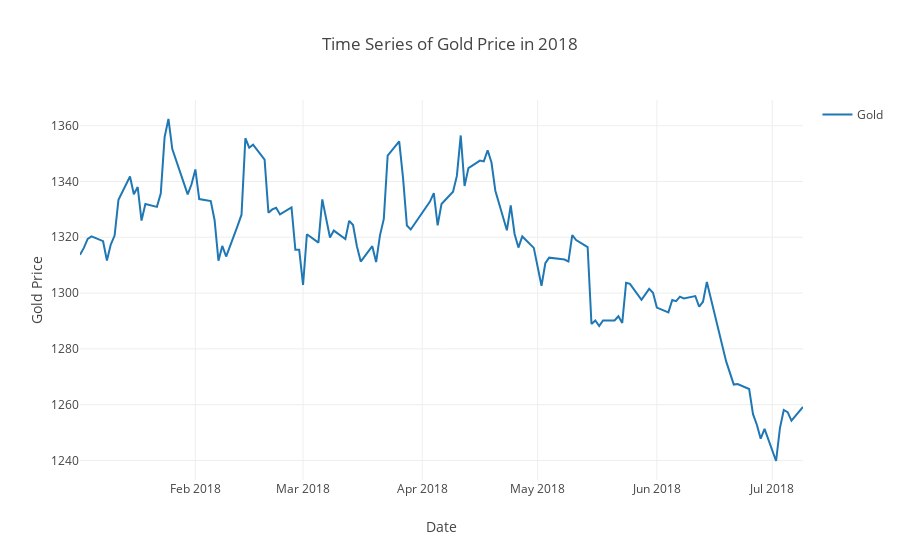

The notebook cell saved with this chart:
### Code cell
iplot({
    'data':[go.Scatter(x = df['Date'], y = df['gold_price'], name='Gold')],
    'layout':go.Layout({'title':'Time Series of Gold Price in 2018', 
                        'xaxis':{'title':'Date'}, 
                        'yaxis':{'title':'Gold Price'}}, showlegend=True)
},image_width=50, image_height=50)

### Figure 1 — Plotly figure (JSON) as saved in the notebook; plotly's stock layout.template omitted (floating-point values rounded to 4 significant figures; data arrays with more than 128 entries replaced by an {"elided": "..."} marker saying what was removed)
{"data": [{"name": "Gold", "type": "scatter", "x": {"elided": "129 str values"}, "y": {"elided": "129 float values"}}], "layout": {"showlegend": true, "title": "Time Series of Gold Price in 2018", "xaxis": {"title": "Date"}, "yaxis": {"title": "Gold Price"}}}
